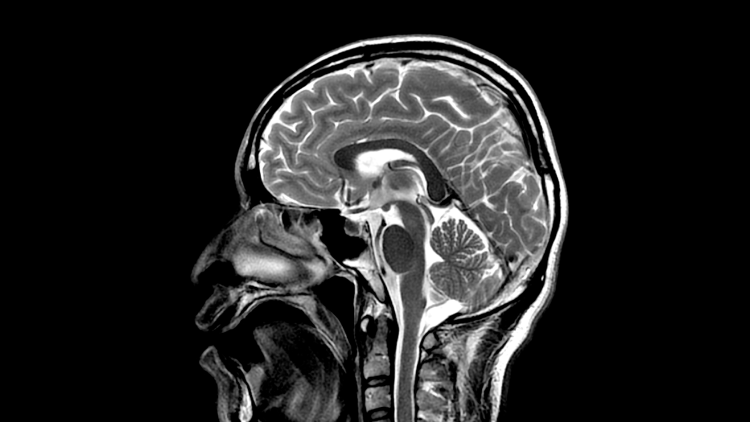
#> input picture 2018B-Inteligencia-artificial/1 Parcial/P-particle-swarm-optimization/data/I1.jpg, 1500 x 844 px, given in place of Sunflowers.jpg, which was not available (shown at 1/2 size)
$ jupyter execute 'Manejo de imágenes.ipynb'   (Python 2 division)   (older library calls are emulated)   (text cells are left out)
#> lines starting #> are read from the running program, lines starting #| are printed output that depends on the picture; after the words box and inside, x2 and y2 are one past the last pixel; in counts of white or black regions, pixels touching at a corner belong together; long printed decimals are rounded; pictures that were not available may be replaced by others from this repository, and a replacement may not be noted
[cell 1]
#algunas librerías
from scipy import misc
from scipy import ndimage
import matplotlib.pylab as plt
import numpy as np
#from random import random

[cell 2]
l = misc.imread("Sunflowers.jpg")
#> l is the input picture: shape (844, 1500, 3); min 0, max 255, mean 35.1
l.shape
#> Out = (844, 1500, 3)

[cell 3]
plt.imshow(l)
#plt.axis('off')
plt.show()

[cell 4]
plt.subplot(131)
plt.imshow(l[:,:,0],cmap="Reds") #rojo
plt.axis('off')
plt.title("Rojo")
plt.subplot(132)
plt.imshow(l[:,:,1],cmap="Greens") #verde
plt.title("Verde")
plt.axis('off')
plt.subplot(133)
plt.imshow(l[:,:,2],cmap="Blues") #azul
plt.title("Azul")
plt.axis('off')
plt.show()
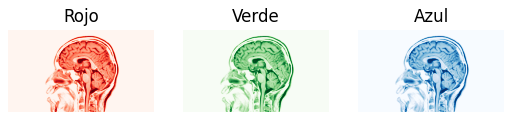
#> figure drawn by matplotlib, 3 panels

[cell 5]
l[100,100,0]
#> Out = 0

[cell 6]
l[100:110, 100:110, 0]

[cell 7]
np.max(l) #máximo valor de intesidad
#> Out = 255

[cell 8]
np.min(l) #mínimo valor de intensidad
#> Out = 0

[cell 9]
print np.mean(l) #intensidad promedio y desviación estándar
#| 35.091
print np.std(l)
#| 63.199

[cell 10]
h = np.histogram(l[:,:,0], bins=256)

plt.plot(h[1][0:-1], h[0])
plt.show()
#> figure, not shown here; curve peaks at x = 0, y = 863036

[cell 11]
l[100, 100, 0] = 100
#> l: shape (844, 1500, 3); under 0.01% of pixels changed, all inside (x1, y1, x2, y2) = (100, 100, 101, 101)

[cell 12]
plt.plot(l[100, :, 0])
plt.scatter([100],[100], c="r")
plt.show()
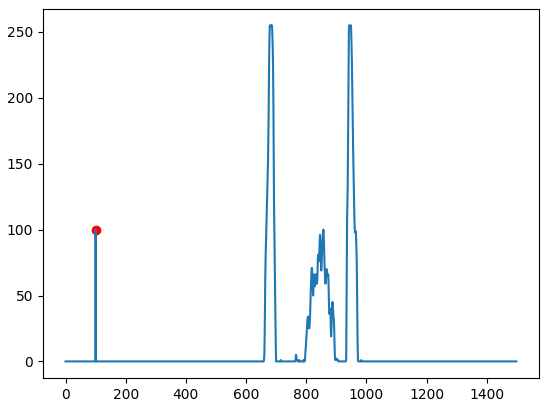
#> figure drawn by matplotlib, 1 panel; curve peaks at x = 679, y = 255

[cell 13]
l[100, :300, 0] = 255
#> l: shape (844, 1500, 3); mean R, G, B 35.2, 35.1, 35.1

[cell 14]
plt.plot(l[100, :, 0])
plt.show()
#> figure, not shown here; curve peaks at x = 0, y = 255

[cell 15]
plt.imshow(l)
plt.axis('off')
plt.show()

[cell 16]
l[:300, :300, 0] = 255
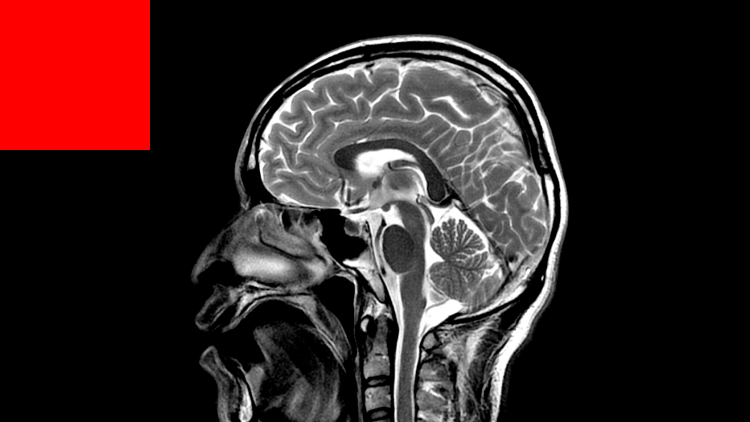
#> l: shape (844, 1500, 3) (shown at 1/2 size); mean R, G, B 53.2, 35.1, 35.1
plt.imshow(l)
plt.axis('off')
plt.show()

[cell 17]
l = misc.imread("croatia-02.jpg")
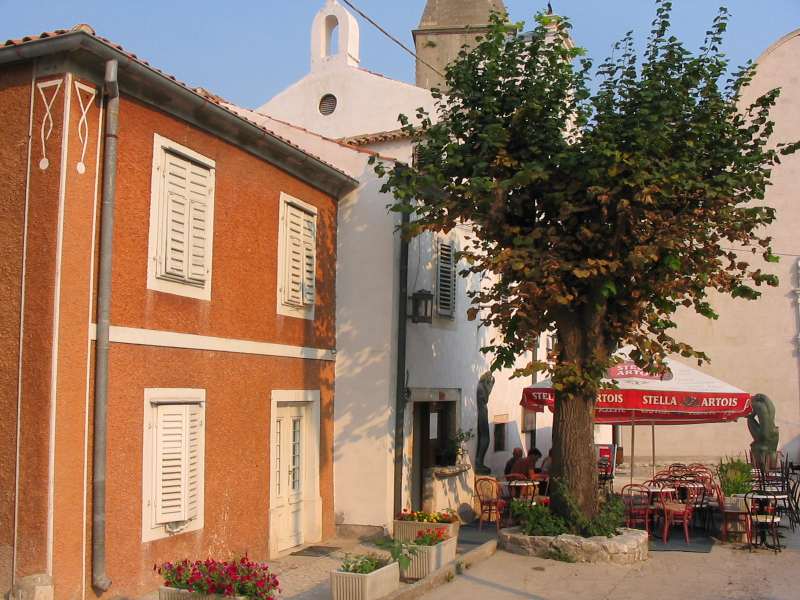
#> input picture 2018B-Inteligencia-artificial/1 Parcial/P-particle-swarm-optimization/data/croatia-02.jpg, 1600 x 1200 px, found by its file name (shown at 1/2 size)
#> l is the input picture: shape (1200, 1600, 3); mean R, G, B 144.8, 116.1, 95.7
plt.imshow(l)
plt.axis('off')
plt.show()

[cell 18]
g = 0.2989 * l[:,:,0] + 0.5870 * l[:,:,1] + 0.1140 * l[:,:,2]
plt.imshow(g, cmap="gray")
plt.axis('off')
plt.show()

[cell 19]
gn = -g
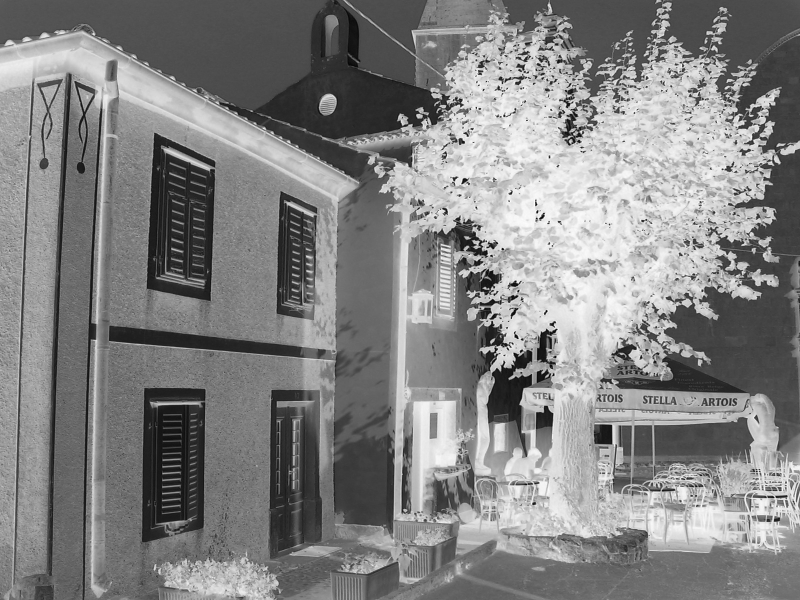
#> gn: shape (1200, 1600) float64 (shown at 1/2 size); min -252.6, max 0, mean -122.3; drawn with min black and max white
plt.imshow(gn, cmap="gray")
plt.axis('off')
plt.show()

[cell 20]
print np.min(gn)
#| -252.6066
print np.max(gn)
#| -0.0

[cell 21]
gn = np.max(g)-g
plt.imshow(gn, cmap="gray")
plt.axis('off')
plt.show()

[cell 22]
print np.min(gn)
#| 0.0
print np.max(gn)
#| 252.6066

[cell 23]
h = np.histogram(g, bins=30)
hn = np.histogram(gn, bins=30)

plt.subplot(211)
plt.plot(h[1][0:-1], h[0])
plt.subplot(212)
plt.plot(hn[1][0:-1], hn[0])
plt.show()
#> figure, not shown here; panel 1: curve peaks at x = 168.4, y = 125474; panel 2: curve peaks at x = 75.78, y = 125474

[cell 24]
gt = np.power(g,2)
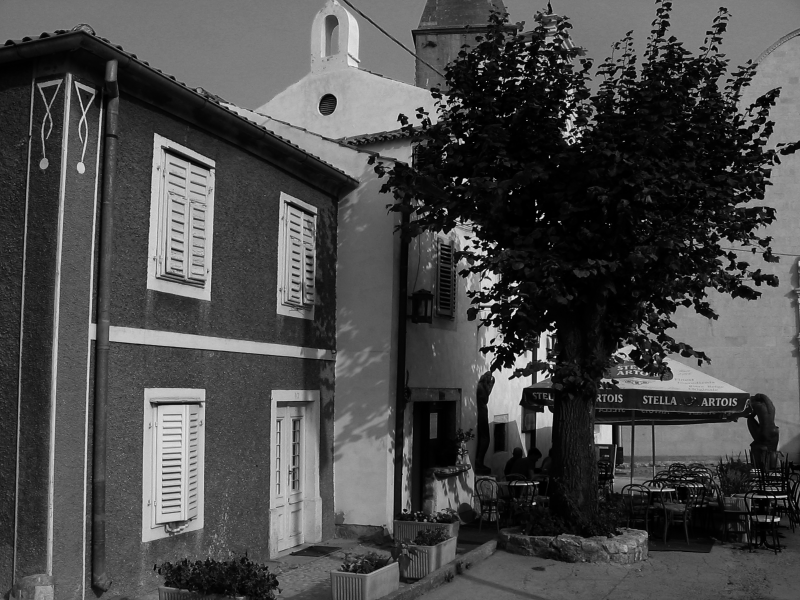
#> gt: shape (1200, 1600) float64 (shown at 1/2 size); min 0, max 63810.1, mean 18410.5; drawn with min black and max white

plt.subplot(121)
plt.imshow(g, cmap="gray")
plt.axis('off')
plt.subplot(122)
plt.imshow(gt, cmap="gray")
plt.axis('off')

plt.show()

[cell 25]
gt2 = 255*gt/np.max(gt)

plt.subplot(121)
plt.imshow(gt, cmap="gray")
plt.axis('off')
plt.subplot(122)
plt.imshow(gt2, cmap="gray")
plt.axis('off')

plt.show()
np.max(gt)
#> Out = 63810.1

[cell 26]
h = np.histogram(g, bins=30)
hn = np.histogram(gt2, bins=30)

plt.subplot(211)
plt.plot(h[1][0:-1], h[0])
plt.subplot(212)
plt.plot(hn[1][0:-1], hn[0])
plt.show()
#> figure, not shown here; panel 1: curve peaks at x = 168.4, y = 125474; panel 2: curve peaks at x = 0, y = 274424

[cell 27]
gt = np.power(g,0.5)
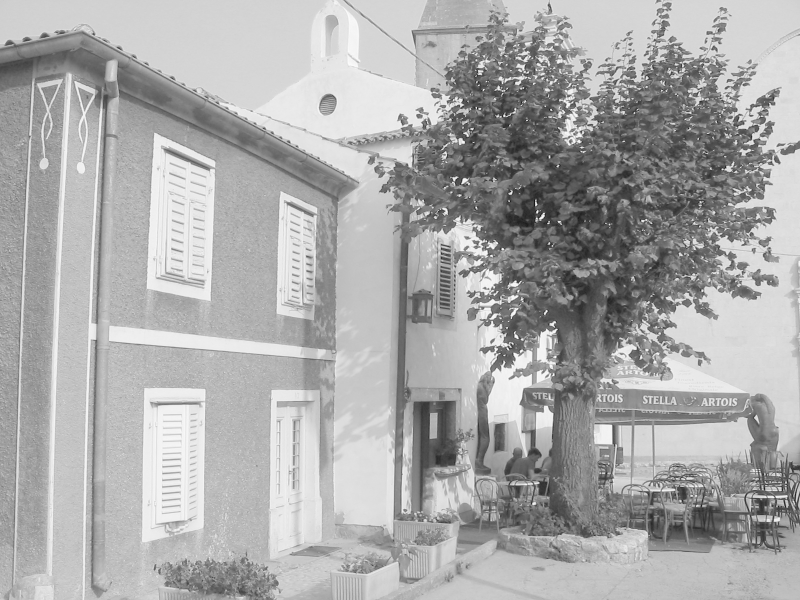
#> gt: shape (1200, 1600) float64 (shown at 1/2 size); min 0, max 15.89, mean 10.66; drawn with min black and max white

plt.subplot(121)
plt.imshow(g, cmap="gray")
plt.axis('off')
plt.subplot(122)
plt.imshow(gt, cmap="gray")
plt.axis('off')

plt.show()

[cell 28]
h = np.histogram(g, bins=30)
hn = np.histogram(gt, bins=30)

plt.subplot(211)
plt.plot(h[1][0:-1], h[0])
plt.subplot(212)
plt.plot(hn[1][0:-1], hn[0])
plt.show()
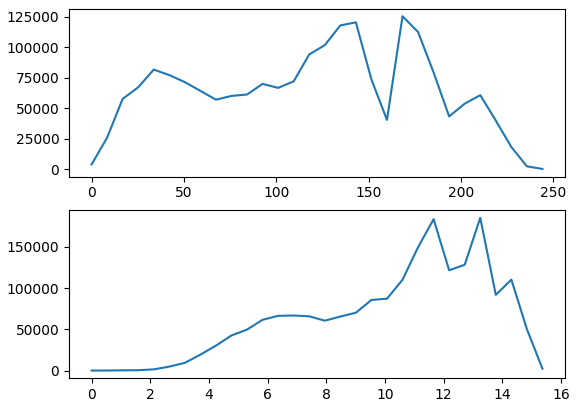
#> figure drawn by matplotlib, 2 panels; panel 1: curve peaks at x = 168.4, y = 125474; panel 2: curve peaks at x = 13.24, y = 185133

[cell 29]
from random import random
(ren, col) = g.shape
#> ren = 1200; col = 1600
In = np.zeros((ren,col))

for r in range(ren):
    for c in range(col):
        In[r,c] = g[r,c]+np.random.normal(loc=0, scale=30)
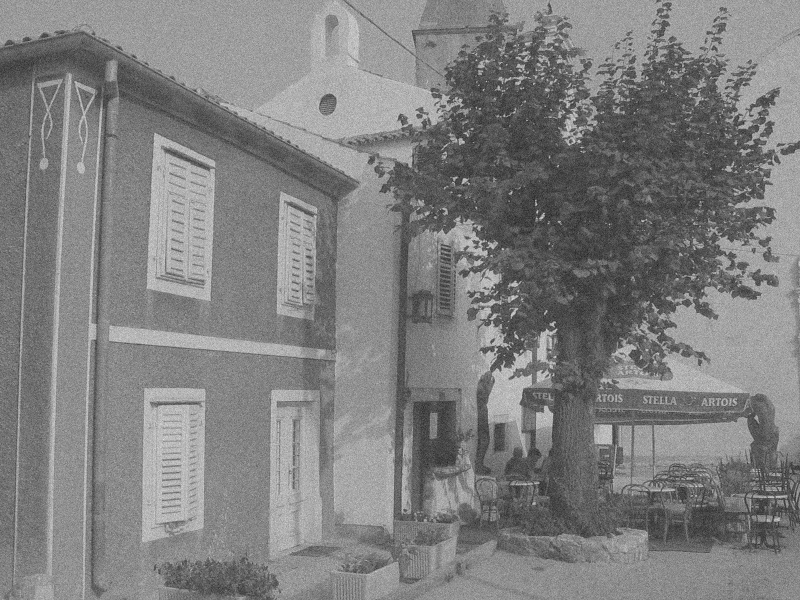
#> In: shape (1200, 1600) float64 (shown at 1/2 size); min -106.1, max 350, mean 122.3; drawn with min black and max white
plt.subplot(121)
plt.imshow(g, cmap="gray")
plt.axis('off')
plt.subplot(122)
plt.imshow(In, cmap="gray")
plt.axis('off')
plt.show()

[cell 30]
from random import random
(ren, col) = g.shape
In = np.zeros((ren,col))

for r in range(ren):
    for c in range(col):
        if random() < 0.1:
            In[r,c] = 255 if random() < 0.5 else 0
        else:
            In[r,c] = g[r,c]
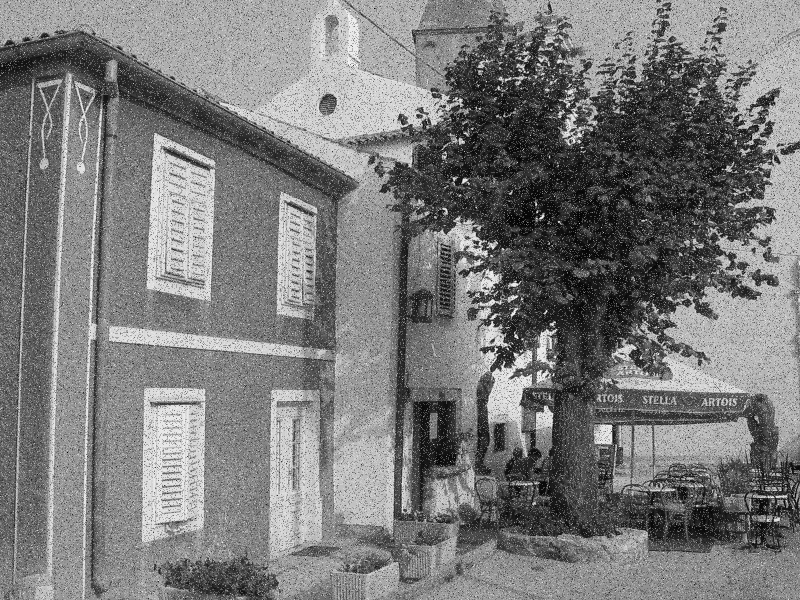
#> In: shape (1200, 1600) float64 (shown at 1/2 size); min 0, max 255, mean 122.8
plt.subplot(121)
plt.imshow(g, cmap="gray")
plt.axis('off')
plt.subplot(122)
plt.imshow(In, cmap="gray")
plt.axis('off')
plt.show()
